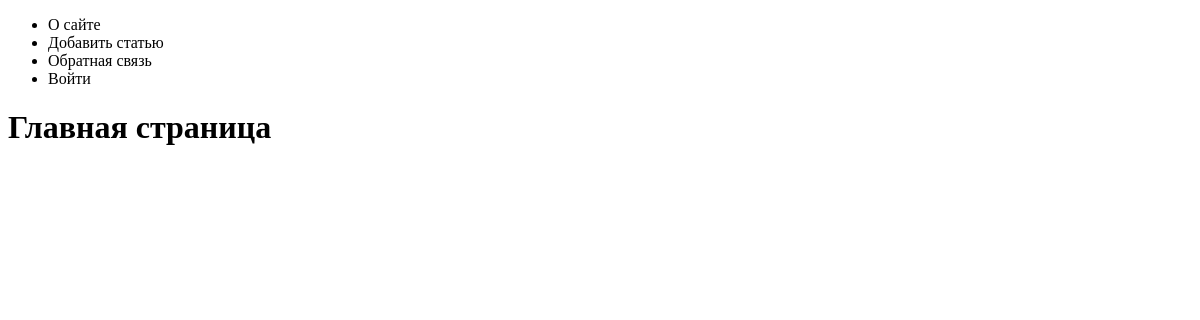
The app's page /, older data.
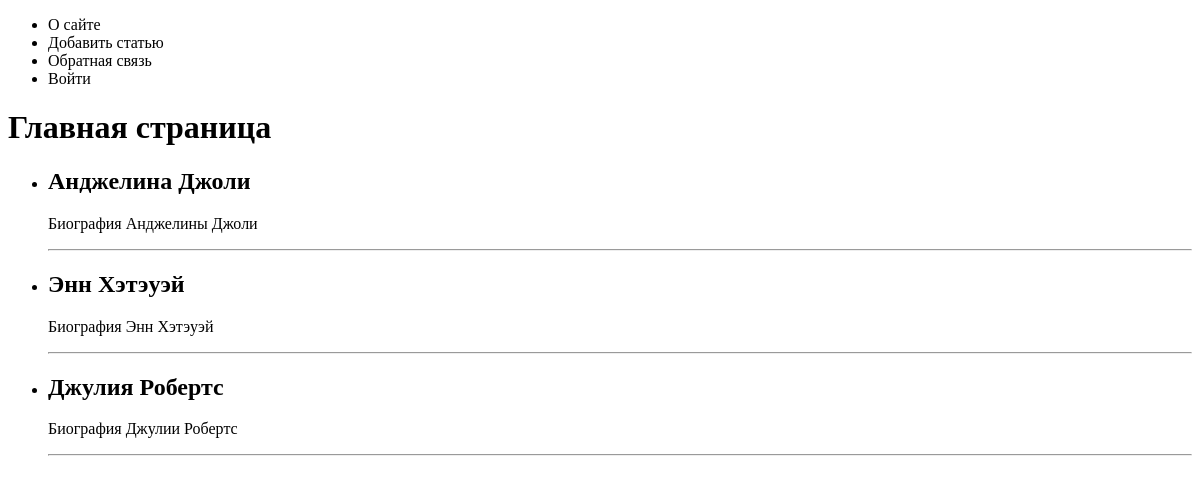
The same page, newer data.
### women/models.py (models this page shows, shortened)
class Women(models.Model):
    title = models.CharField(max_length=255)
    content = models.TextField(blank=True)
    photo = models.ImageField(upload_to='photos/%Y/%m/%d/')
    time_create = models.DateTimeField(auto_now_add=True)
    time_update = models.DateTimeField(auto_now=True)
    is_published = models.BooleanField(default=True)

### women/views.py (the view)
# urls.py: path('', index, name='home'),
def index(request):
    posts = Women.objects.all()
    return render(request, 'women/index.html',  {'posts': posts, 'menu': menu, 'title': 'Главная страница'})

### women/templates/women/index.html
{% extends 'women/base.html' %}
{% block content %}
<h1>{{ title }}</h1>
<ul>
    {% for p in posts %}
    <li>
        <h2>{{ p.title }}</h2>
        <p>{{ p.content }}</p>
        <hr>
    </li>
    {% endfor %}
</ul>
{% endblock %}

### women/templates/women/base.html (shortened to what this page needs)
<!DOCTYPE html>
<html>
<head>
</head>
<body>
{% block mainmenu %}
<ul>
    {% for m in menu %}
    <li>{{ m }}</li>
    {% endfor %}
</ul>
{% endblock %}
{% block content %}
{% endblock content %}
</body>
</html>

Row changes from the older to the newer data that the page shows:
added Women: title "Анджелина Джоли", content "Биография Анджелины Джоли"
added Women: title "Энн Хэтэуэй", content "Биография Энн Хэтэуэй"
added Women: title "Джулия Робертс", content "Биография Джулии Робертс"
